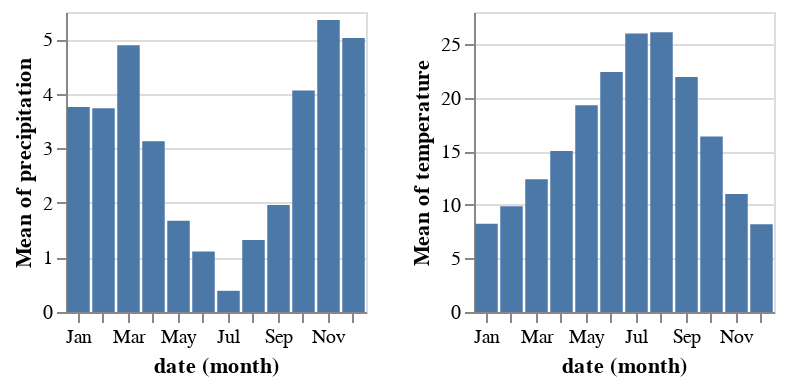

The notebook cell saved with this chart:
### Markdown cell above
A recurring pattern  is that many of the concatenated plots are the same chart with different fields. 
Thus, we also provide the `repeat` operator as a convenient shortcut for this common case. 

Let's recreate our concatenation example above using the `repeat` operator: 

- To create a template specification, we can use the *repeater variable* `alt.repeat('column')` as our y-axis field. This code simply states that we want to use the variable assigned to the `column` repeater, which organizes repeated charts in a horizontal direction. (As the repeater provides the field name only, we have to specify the field data type separately as `type='quantitative'`.)

- We then invoke the `repeat` method, passing in data field names for each column

### Code cell
alt.Chart(df).mark_bar().encode(
    x="month(date):O", 
    y=alt.Y(alt.repeat('column'), aggregate="mean", type="quantitative")
).properties(
    width=150, height=150
).repeat(
    column=['precipitation', 'temperature']
)

### Figure 1 — Vega-Lite specification as saved in the notebook (floating-point values rounded to 4 significant figures; data arrays with more than 128 entries replaced by an {"elided": "..."} marker saying what was removed)
{"$schema": "https://vega.github.io/schema/vega-lite/v2.6.0.json", "config": {"view": {"height": 300, "width": 400}}, "datasets": {"data-d4a756336a072a66ce3177ae223f1a37": {"elided": "1461 records"}}, "repeat": {"column": ["precipitation", "temperature"]}, "spec": {"data": {"name": "data-d4a756336a072a66ce3177ae223f1a37"}, "encoding": {"x": {"field": "date", "timeUnit": "month", "type": "ordinal"}, "y": {"aggregate": "mean", "field": {"repeat": "column"}, "type": "quantitative"}}, "height": 150, "mark": "bar", "width": 150}}
